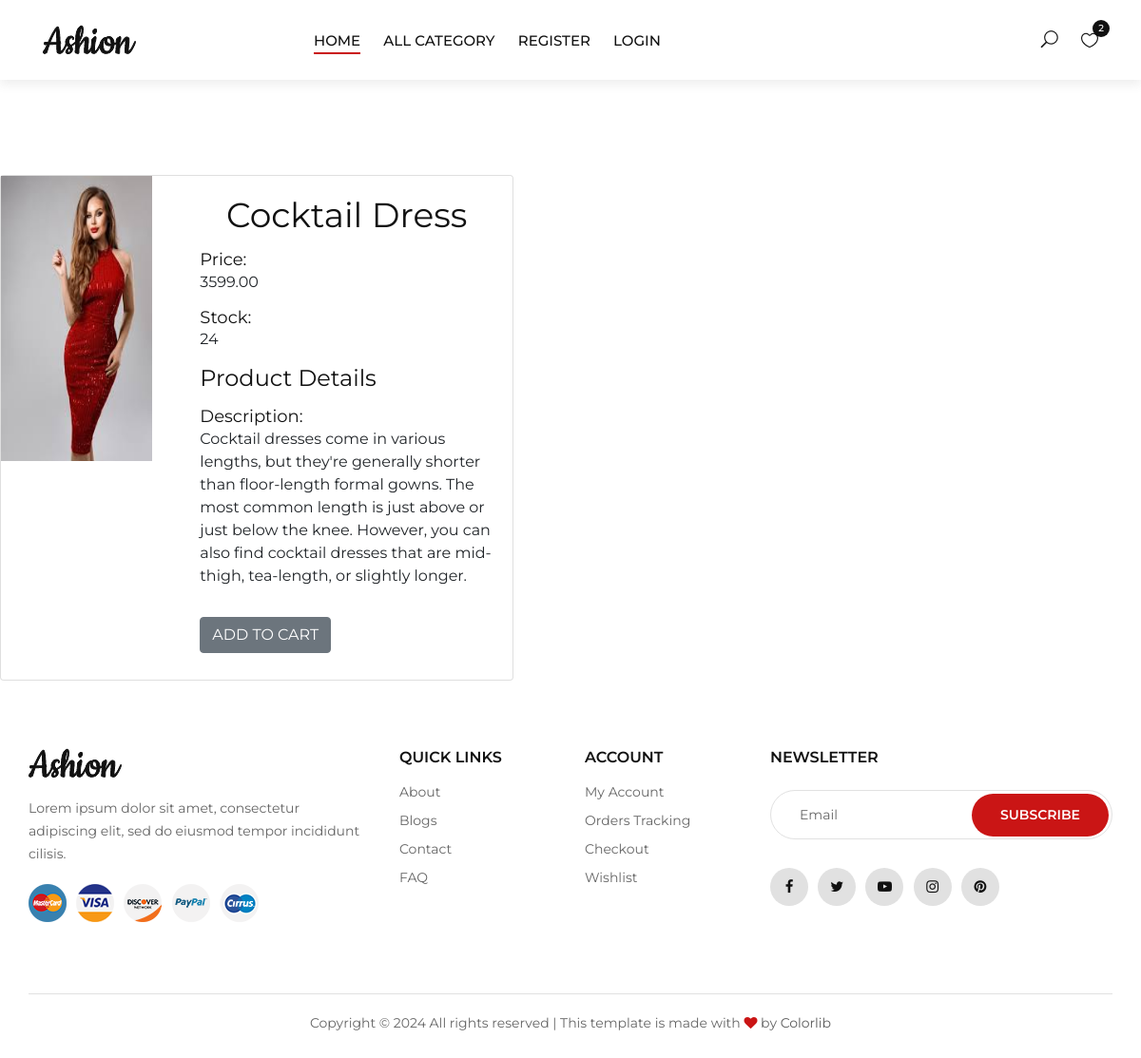
The page /productdetails/1 on the database its author committed.
### shop/models.py (models this page shows, shortened)
class Product(models.Model):
    name=models.CharField(max_length=20)
    description=models.TextField()
    image=models.ImageField(upload_to='products')
    price=models.DecimalField(max_digits=10,decimal_places=2)
    stock=models.IntegerField()
    available=models.BooleanField(default=True)
    created=models.DateTimeField(auto_now_add=True)  #one time
    updated=models.DateTimeField(auto_now=True)  #change every time we update record
    category=models.ForeignKey(Category,on_delete=models.CASCADE)

### shop/views.py (the view)
# urls.py: path('productdetails/<int:p>',views.productdetails,name="productdetails"),
def productdetails(request,p):
    pro=Product.objects.get(id=p)
    context={'product':pro}
    return render(request,'productdetails.html',context)

### cart/context_processors.py (called while the page is built, shortened)
def count_items(request):
    u=request.user
    count=0
    return {'c':count}

### shop/context_processors.py (called while the page is built)
def menu_links(request):
    c=Category.objects.all()
    return {'links':c}  #we can use this globally across all webpages inside our app

### templates/productdetails.html
<!DOCTYPE html>
{% extends 'base.html' %}
{% load static %}
{% block content %}
<div class="container">
  <div style="height:100px;width:100%"></div>
</div>
<div class="card mb-3" style="max-width: 540px;">
  <div class="row g-0">
    <div class="col-md-4">
      <img src="{{product.image.url}}" height="300px" width="200px">
    </div>
    <div class="col-md-8">
      <div class="card-body">
        <h2 class="text-center">{{product.name}}</h2>
          <p class="card-text"><h5>Price:</h5> {{product.price}}</p>
         <p class="card-text"><h5>Stock:</h5> {{product.stock}}</p>
        <h4>Product Details</h4>
        <p class="card-text" style="line-height:2;text-align:justify"><h5>Description:</h5> {{product.description}}</p>
        {% if user.is_superuser == True %}
          {% if product.stock > 0 %}
        <h5>Product In stock</h5>
        <a href="{% url 'shop:addstock' product.id %}" class="btn btn-secondary fw-bold mt-3 mb-2 text-center">ADD STOCK</a>
        {% else %}
        <h5>Product Out Of Stock</h5>
        <a href="{% url 'shop:addstock' product.id %}" class="btn btn-secondary fw-bold mt-3 mb-2 text-center">ADD STOCK</a>
        {% endif %}
        {% else %}
        {% if product.stock > 0 %}
        <a href="" class="btn btn-secondary fw-bold mt-3 mb-2 text-center">ADD TO CART</a>
        {% else %}
        <h5>Out of stock</h5>
        {% endif %}
        {% endif %}
      </div>
    </div>
  </div>
</div>
{% endblock %}

### static/css/style.css (style rules this page uses)
html, body { height: 100%; font-family: "Montserrat", sans-serif; -webkit-font-smoothing: antialiased; }
h1, h2, h3, h4, h5, h6 { margin: 0; color: #111111; font-weight: 400; font-family: "Montserrat", sans-serif; }
h2 { font-size: 36px; }
h4 { font-size: 24px; }
h5 { font-size: 18px; }
p { font-size: 14px; font-family: "Montserrat", sans-serif; color: #666666; font-weight: 400; line-height: 24px; margin: 0 0 15px 0; }
img { max-width: 100%; }
@media only screen and (min-width: 1200px) { .container { max-width: 1170px; } }

### rows shown on the page
Product: image (picture), name "Cocktail Dress", price "3599.00", stock "24", description "Cocktail dresses come in various lengths, but they're generally shorter than floor-length formal gowns. The most common length is just above or just below the knee. However, you can also find cocktail dresses that are mid-thigh, tea-length, or slightly longer."
